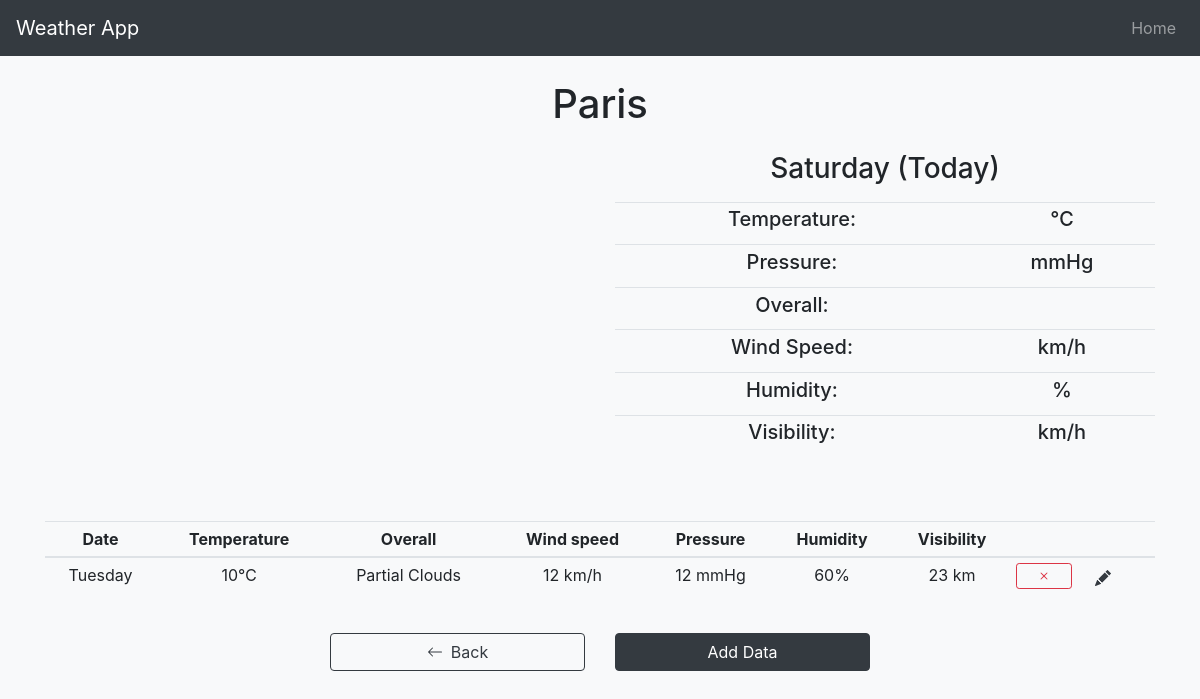
/detail.php?city=Paris, run on the app's committed database.
### tables this page shows
CREATE TABLE `weather` (
  `weather_id` int NOT NULL,
  `temperature` int NOT NULL,
  `wind_speed` int NOT NULL,
  `pressure` float NOT NULL,
  `humidity` int NOT NULL,
  `visibility` float NOT NULL,
  `dates` date NOT NULL,
  `cityId` int NOT NULL,
  `overallId` int NOT NULL,
  `isValid` int NOT NULL DEFAULT '1'
);

CREATE TABLE `overall` (
  `overallId` int NOT NULL,
  `overall` varchar(50) NOT NULL,
  `isValid` int NOT NULL DEFAULT '1'
);

### src/dbRequests/fetchItem.php (called while the page is built, shortened)
<?php
    include_once "db.connect.php";
    $city = ucfirst($_GET['city']);
    $listQuery = "SELECT * FROM weather JOIN city USING (cityId) JOIN overall USING (overallId) WHERE city.city = :city AND weather.isValid=1 ORDER BY weather.dates";
    $listStmt = $conn->prepare($listQuery);
    $listStmt->bindParam(":city",$city,PDO::PARAM_STR);
    $listStmt->execute();
    $weatherList = array();
    foreach ($listStmt->fetchAll() as $var){
        $weather = new WeatherItem($var);
        $weatherList[$var['weather_id']] = $weather;
    }
    class WeatherItem{
        public function __construct($row)
        {
            $this->temperature = $row['temperature'];
            $this->wind_speed = $row['wind_speed'];
            $this->pressure = $row['pressure'];
            $this->humidity = $row['humidity'];
            $this->visibility = $row['visibility'];
            $this->date = $row['dates'];
            $this->overall = $row['overall'];
            $this->overallId = $row['overallId'];
        }
    }
?>

### src/detail.php (the view, shortened to what this page needs)
<?php
    include_once "./dbRequests/fetchItem.php";
?>
<!DOCTYPE html>
<html lang="en">
<head>
   <link rel="stylesheet" href="./assets/style.css">
</head>
<body class="bg-light">
     <?php include_once "./components/nav.php" ?>
     <main class="container">
         <h1 class="text-center my-4"><?php echo $_GET['city'] ?></h1>
         <div class="row">
             <div class="city-chart-container" id="tempChart"></div>
             <div class="col-lg-6 ">
                <h3 class="text-center mb-3"><?php echo date('l'); ?> (Today)</h3>
                <table class="table table-sm">
                    <tbody>
                        <tr>
                            <td><h5>Temperature:</h5></td>
                            <td>
                                <h5><?php echo $singleWeather->temperature ?>℃</h5>
                            </td>
                        </tr>
                        <tr>
                            <td><h5>Pressure:</h5></td>
                            <td>
                                <h5><?php echo $singleWeather->pressure ?> mmHg</h5>
                            </td>
                        </tr>
                        <tr>
                            <td><h5>Overall:</h5></td>
                            <td>
                            </td>
                        </tr>
                        <tr>
                            <td><h5>Wind Speed:</h5></td>
                            <td>
                                <h5><?php echo $singleWeather->wind_speed ?> km/h</h5>
                            </td>
                        </tr>
                        <tr>
                            <td><h5>Humidity:</h5></td>
                            <td>
                                <h5><?php echo $singleWeather->humidity ?>%</h5>
                            </td>
                        </tr>
                        <tr>
                            <td><h5>Visibility:</h5></td>
                            <td>
                                <h5><?php echo $singleWeather->visibility ?> km/h</h5>
                            </td>
                        </tr>
                    </tbody>
                </table>
             </div>
         </div>
         <table class="table table-sm mt-5" >
            <thead>
                <tr>
                    <th scope="col">Date</th>
                    <th scope="col">Temperature</th>
                    <th scope="col">Overall</th>
                    <th scope="col" class='hidden'>Wind speed</th>
                    <th scope="col" class='hidden'>Pressure</th>
                    <th scope="col" class='hidden'>Humidity</th>
                    <th scope="col"  class='hidden'>Visibility</th>
                    <th scope="col"></th>
                    <th scope="col"></th>
                </tr>
            </thead>
            <tbody id="weather-body">
                <?php
                    foreach($weatherList as $key => $val){
                        echo "
                            <tr class='weather-row'>
                                <td data-date='$val->date'>".date("l",strtotime($val->date))."</td>
                                <td data-temp='$val->temperature'>".$val->temperature."℃</td>
                                <td data-overall='$val->overallId'>".$val->overall."</td>
                                <td data-wind='$val->wind_speed' class='hidden'>".$val->wind_speed." km/h</td>
                                <td data-pressure='$val->pressure' class='hidden'>".$val->pressure." mmHg</td>
                                <td data-humid='$val->humidity' class='hidden'>".$val->humidity."%</td>
                                <td data-visibility='$val->visibility' class='hidden'>".$val->visibility." km</td>
                                <td>
                                    <a href='delete.php?city=".$_GET['city']."&weather_id=$key' class='list-btn btn btn-outline-danger btn-sm d-flex h-100 align-items-center justify-content-center'>
                                    </a>
                                </td>
                                <td>
                                    <button
                                        data-id='$key'
                                        data-toggle='modal' data-target='#modalForm' class='edit-btn btn btn-default d-flex h-100 align-items-center'>
                                     </button>
                                </td>
                            </tr>
                        ";
                    }
                ?>
            </tbody>
        </table>
                        <?php include "./components/icon.left.php" ?>
        <div class="row justify-content-center my-3">
            <div class="col-md-3 my-1">
                <a href="/index.php" class="btn btn-block btn-outline-dark d-flex justify-content-center align-items-center">
                    <?php include "./components/icon.left.php" ?>
                    <span class="ml-2">Back</span>
                </a>
            </div>
            <div class="col-md-3 my-1">
                <button id="addBtn" data-toggle="modal" data-target="#modalForm" class="btn btn-block btn-dark">Add Data</button>
            </div>
        </div>
     </main>
</body>
</html>

### data on the page
weather: dates "Tuesday", temperature "10", overallId.overall "Partial Clouds", wind_speed "12", pressure "12", humidity "60", visibility "23"

### other printed values
$_GET['city'] "Paris"
